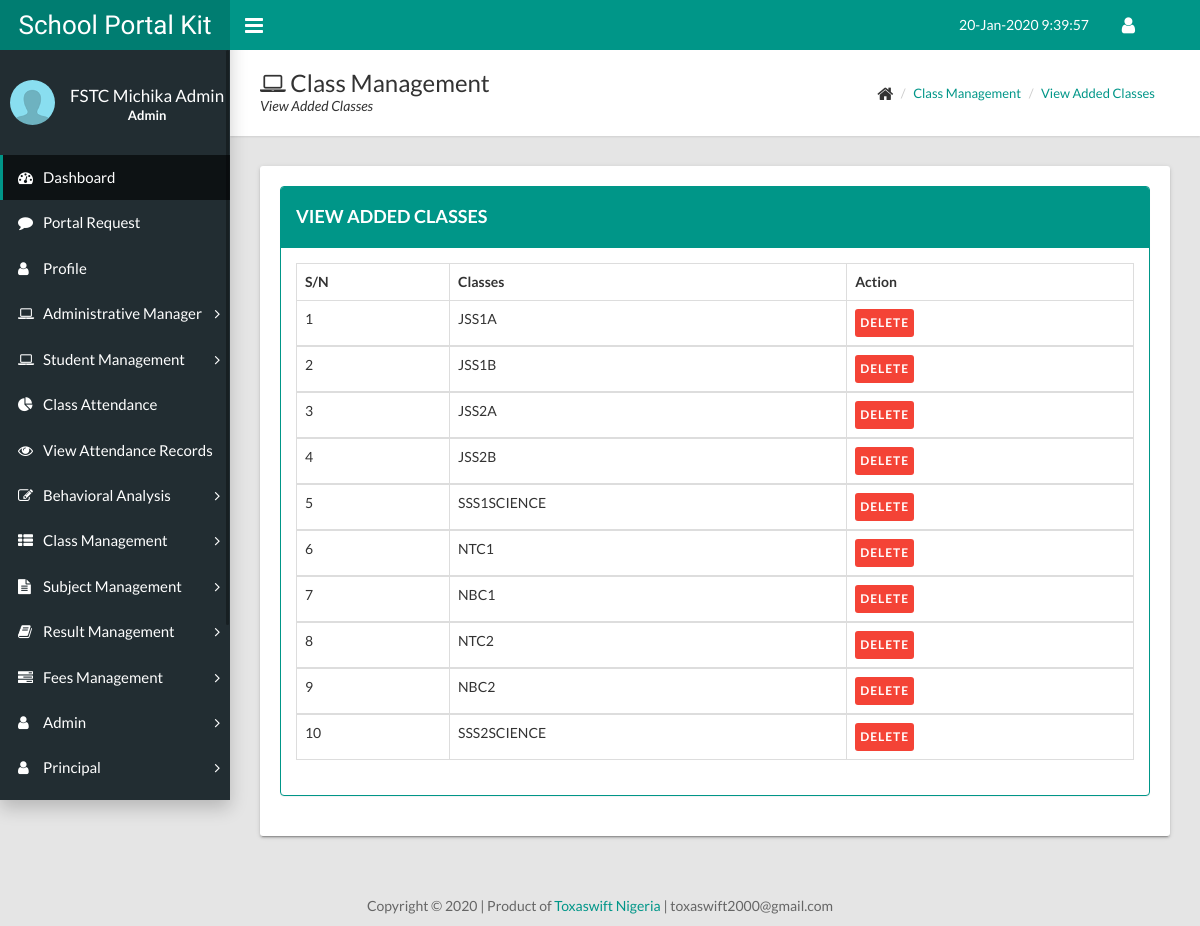
Screenshot of /resources/view/modules.php?view_classes (signed in) with the database file from the repository.
### tables this page shows
CREATE TABLE `users` (
  `id` int(10) NOT NULL,
  `title` varchar(50) DEFAULT NULL,
  `fullname` varchar(100) DEFAULT NULL,
  `address` text DEFAULT NULL,
  `phone` varchar(50) DEFAULT NULL,
  `state` varchar(50) DEFAULT NULL,
  `lga` text DEFAULT NULL,
  `nationality` varchar(50) DEFAULT NULL,
  `email` varchar(50) DEFAULT NULL,
  `password` varchar(50) DEFAULT NULL,
  `date_of_reg` varchar(50) DEFAULT NULL,
  `time_of_reg` timestamp NULL DEFAULT current_timestamp()
);

CREATE TABLE `classes` (
  `id` int(10) NOT NULL,
  `classes` varchar(50) DEFAULT NULL,
  `date_added` varchar(50) DEFAULT NULL,
  `time_added` timestamp NULL DEFAULT current_timestamp()
);

### resources/view/view_classes.php (the view, shortened to what this page needs)
 <div class='page-title'>
  <div>
    <h1><i class='fa fa-laptop'></i> Class Management</h1>
    <p>View Added Classes</p>
  </div>
  <div>
    <ul class='breadcrumb'>
      <li><i class='fa fa-home fa-lg'></i></li>
      <li><a href='#'>Class Management</a></li>
      <li><a href='#'>View Added Classes </a></li>
    </ul>
  </div>
</div>
<div class="card">
    <div class = 'row'>
        <div class = 'col-xs-12 col-sm-12 col-md-12'>
            <div class = 'panel panel-primary ch'>
                <div class = 'panel-heading'>
                    <h4 class = 'txt'>VIEW ADDED CLASSES</h4>
                </div>
                <div class = 'panel-body'>
                    <?php
                            $query = " SELECT * FROM `classes` ";
                            $run_query = mysqli_query($connection, $query);
                            if(mysqli_num_rows($run_query) > 0){
                                $i = 0;
                                echo"
                                <div class='table-responsive'>
                                    <table class='table table table-hover table-bordered'>
                                        <thead>
                                            <tr>
                                                <th>S/N</th>
                                                <th>Classes</th>
                                                <th>Action</th>
                                            </tr>
                                        </thead>";
                                while($result = mysqli_fetch_assoc($run_query)){
                                    $i++;
                                    $class_id = $result['id'];
                                    $all_class = $result['classes'];
                                    echo"
                                            <tbody>
                                                <tr>
                                                    <td>{$i}</td>
                                                    <td>$all_class</td>
                                                    <td>
                                                        <form method='POST' action=''>
                                                            <input type='hidden' name='hide_class_del' value='{$class_id}' />
                                                            <input type='submit' name='delete_class_btn' value='Delete' class='btn btn-xs btn-danger' />
                                                        </form>
                                                    </td>
                                                </tr>
                                            </tbody>
                                    ";
                                }
                                echo"</table>
                                </div>";
                            }
                    ?>
                </div>
            </div>
        </div>
    </div>
</div>

### resources/view/modules.php (shortened to what this page needs)
<?php
	require_once("../../public/connection.php");
?>
<?php
	$date = date('d-M-Y');
	$year = date('Y');
?>
<?php
	$query = " SELECT * FROM `users` WHERE id = '{$_SESSION['admin']}' ";
	$run_query = mysqli_query($connection, $query);
	if(mysqli_num_rows($run_query) == 1){
		while($result = mysqli_fetch_assoc($run_query)){
			$user_fullname = ucwords($result['fullname']);
		}
	}
?>
<!DOCTYPE html>
<html>
  <head>
    <link rel='stylesheet' type='text/css' href='../../assets/css/main.css'>
    <link rel='stylesheet' type='text/css' href='../../assets/css/defined.css'>
    <link rel="stylesheet" href="../../assets/css/font-awesome-4.7.0/css/font-awesome.css">
  </head>
  <body class='sidebar-mini fixed'>
    <div class='wrapper'>
      <header class='main-header hidden-print'><a class='logo' href='index.html'>School Portal Kit</a>
        <nav class='navbar navbar-static-top'>
          <a class='sidebar-toggle' href='#' data-toggle='offcanvas'></a>
          <div class='navbar-custom-menu'>
            <ul class='top-nav'>
              <li class='dropdown notification-menu'><a class='dropdown-toggle' href='#' data-toggle='dropdown' aria-expanded='false'><?php echo $date; ?> <span id='clockDisplay'></a>
              </li>
              <li class='dropdown'><a class='dropdown-toggle' href='#' data-toggle='dropdown' role='button' aria-haspopup='true' aria-expanded='false'><i class='fa fa-user fa-lg'></i></a>
              </li>
            </ul>
          </div>
        </nav>
      </header>
      <aside class='main-sidebar hidden-print'>
        <section class='sidebar'>
          <div class='user-panel'>
            <div class='pull-left image'><img class='img-circle' src='../../img/author-img.png' alt='User Image'></div>
            <div class='pull-left info'>
              <p><?php echo $user_fullname; ?></p>
              <p class='designation text-center'><b>Admin</b></p>
            </div>
          </div>
          <ul class='sidebar-menu'>
            <li class='active'><a href='modules.php?dashboard'><i class='fa fa-dashboard'></i><span>Dashboard</span></a></li>
            <li><a href='modules.php?portal_request'><i class='fa fa-comment'></i><span>Portal Request</span></a></li>
            <li><a href='modules.php?staff_profile'><i class='fa fa-user'></i><span>Profile</span></a></li>
            <li class='treeview'><a href='#'><i class='fa fa-laptop'></i><span>Administrative Manager</span><i class='fa fa-angle-right'></i></a>
            </li>
            <li class='treeview'><a href='#'><i class='fa fa-laptop'></i><span>Student Management</span><i class='fa fa-angle-right'></i></a>
            </li>
            <li><a href='modules.php?class_attendance'><i class='fa fa-pie-chart'></i><span>Class Attendance</span></a></li>
            <li><a href='modules.php?view_attendance_records'><i class='fa fa-eye'></i><span>View Attendance Records</span></a></li>
            <li class='treeview'><a href='#'><i class='fa fa-edit'></i><span>Behavioral Analysis</span><i class='fa fa-angle-right'></i></a>
            </li>
            <li class='treeview'><a href='#'><i class='fa fa-th-list'></i><span>Class Management</span><i class='fa fa-angle-right'></i></a>
            </li>
            <li class='treeview'><a href='#'><i class='fa fa-file-text'></i><span>Subject Management</span><i class='fa fa-angle-right'></i></a>
            </li>
            <li class='treeview'><a href='#'><i class='fa fa-book'></i><span>Result Management</span><i class='fa fa-angle-right'></i></a>
            </li>
			<li class='treeview'><a href='#'><i class='fa fa-tasks'></i><span>Fees Management</span><i class='fa fa-angle-right'></i></a>
            </li>
            <li class='treeview'><a href='#'><i class='fa fa-user'></i><span>Admin</span><i class='fa fa-angle-right'></i></a>
            </li>
            <li class='treeview'><a href='#'><i class='fa fa-user'></i><span>Principal</span><i class='fa fa-angle-right'></i></a>
            </li>
            <li class='treeview'><a href='#'><i class='fa fa-user'></i><span>Accountant</span><i class='fa fa-angle-right'></i></a>
            </li>
          </ul>
        </section>
      </aside>
      <div class='content-wrapper'>
        <?php
            if(isset($_GET['portal_request'])){
                require_once("portal_request.php");
            }
            elseif(isset($_GET['staff_profile'])){
                require("staff_profile.php");
            }
            elseif(isset($_GET['manage_school_info'])){
                require("manage_school_info.php");
            }
            elseif(isset($_GET['view_school_info'])){
                require("view_school_info.php");
            }
            elseif(isset($_GET['current_term'])){
                require("current_term.php");
            }
            elseif(isset($_GET['current_session'])){
                require("current_session.php");
            }
            elseif(isset($_GET['add_new_session'])){
                require("new_session.php");
            }
            elseif(isset($_GET['add_new_student'])){
                require("add_new_student.php");
            }
            elseif(isset($_GET['promote_students'])){
                require("promote_students.php");
            }
            elseif(isset($_GET['promote_selected_students'])){
                require_once("promote_selected_students.php");
            }
            elseif(isset($_GET['demote_students'])){
                require("demote_student.php");
            }
            elseif(isset($_GET['view_students'])){
                require("view_students.php");
            }
            elseif(isset($_GET['class_attendance'])){
                require("class_attendance.php");
            }
            elseif(isset($_GET['view_attendance_records'])){
                require("view_attendance_records.php");
            }
            elseif(isset($_GET['add_class'])){
                require("add_class.php");
            }
            elseif(isset($_GET['view_classes'])){
                require("view_classes.php");
            }
            elseif(isset($_GET['students_conducts'])){
                require("student_conduct.php");
            }
            elseif(isset($_GET['export_conduct_sheet'])){
                require("export_conduct.php");
            }
            elseif(isset($_GET['upload_conducts'])){
                require("upload_conduct.php");
            }
            elseif(isset($_GET['view_conducts'])){
                require("view_conducts.php");
            }
            elseif(isset($_GET['add_subjects'])){
                require("add_subject.php");
            }
            elseif(isset($_GET['view_added_subjects'])){
                require("view_subject.php");
            }
            elseif(isset($_GET['register_student_subject'])){
                require("register_student_subject.php");
            }
            elseif(isset($_GET['view_registered_subjects'])){
                require("view_registered_subjects.php");
            }
            elseif(isset($_GET['subject_number_specification'])){
                require("specify_subject_number.php");
            }
            elseif(isset($_GET['specify_junior'])){
                require("specify_junior.php");
            }
            elseif(isset($_GET['specify_senior'])){
                require("specify_senior.php");
            }
            elseif(isset($_GET['upload_result'])){
                require("result_upload.php");
            }
            elseif(isset($_GET['excel_result_upload'])){
                require("excel_result_upload.php");
            }
            elseif(isset($_GET['view_uploaded_results'])){
                require("view_upload.php");
            }
            elseif(isset($_GET['save_resumption'])){
                require("save_resumption.php");
            }
            elseif(isset($_GET['view_resumption'])){
                require("view_resumption.php");
            }
            elseif(isset($_GET['publish_result'])){
                require("publish_result.php");
            }
            elseif(isset($_GET['view_published_result'])){
                require("view_published_result.php");
            }
            elseif(isset($_GET['allocate_class_fee'])){
                require("allocate_fees.php");
            }
            elseif(isset($_GET['fee_payment'])){
                require("fee_payment.php");
            }
            elseif(isset($_GET['outstanding_fees'])){
                require("outsatanding_bills.php");
            }
            elseif(isset($_GET['slip'])){
                require("slip.php");
            }
            elseif(isset($_GET['add_admin'])){
                require("add_admin.php");
            }
            elseif(isset($_GET['view_all_admin'])){
                require("view_all_admin.php");
            }
            elseif(isset($_GET['add_princial'])){
                require("add_princial.php");
            }
            elseif(isset($_GET['view_all_principals'])){
                require("view_all_principals.php");
            }
            elseif(isset($_GET['add_accountant'])){
                require("add_accountant.php");
            }
            elseif(isset($_GET['view_accountants'])){
                require("view_accountants.php");
            }
            elseif(isset($_GET['add_teacher'])){
                require("add_teacher.php");
            }
            elseif(isset($_GET['assign_class_to_teacher'])){
                require("assign_class_to_teacher.php");
            }
            elseif(isset($_GET['view_teachers_portfolio'])){
                require("view_teachers_portfolio.php");
            }
            elseif(isset($_GET['calendar'])){
                require("calendar.php");
            }
            elseif(isset($_GET['staff_reset_password'])){
                require("staff_reset_password.php");
            }
            elseif(isset($_GET['mails'])){
                require_once("mails.php");
            }
            elseif(isset($_GET['all_contact'])){
                require("all_contact.php");
            }
            elseif(isset($_GET['settings'])){
              require_once("settings.php");
            }
            elseif(isset($_GET['logout'])){
                SESSION_UNSET();
                redirect_to("../../login000/login.php");
            }
        ?>
      </div>
        <footer class="noprint">
            <div class='container-fluid'>
                <p class='text-center' style='color: #666;'>Copyright &#169; <?php echo $year ?> | Product of <a href='http://www.toxaswift.com'>Toxaswift Nigeria</a> | <span class='glyphicon glyphicon-envelope'></span> toxaswift2000@gmail.com</p>
            </div>
        </footer>
    </div>
  </body>
</html>

### rows the page displays
users: fullname "FSTC Michika Admin"
classes: classes "JSS1A"
classes: classes "JSS1B"
classes: classes "JSS2A"
classes: classes "JSS2B"
classes: classes "SSS1SCIENCE"
classes: classes "NTC1"
classes: classes "NBC1"
classes: classes "NTC2"
classes: classes "NBC2"
classes: classes "SSS2SCIENCE"
